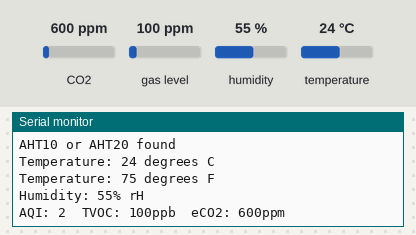
A sketch run on a simulated Arduino Uno, built for the host (arithmetic inside an expression is 32-bit, double 64-bit). On the bench: the last lines printed to the serial monitor. Inputs (shaded band) come from the test bench; at power-on: CO2 600 ppm, gas level 100 ppm, humidity 55 %, temperature 24 °C.

Above: at 2.3 s.
2.4 s: CO2 set to 452 ppm
At 4.2 s:
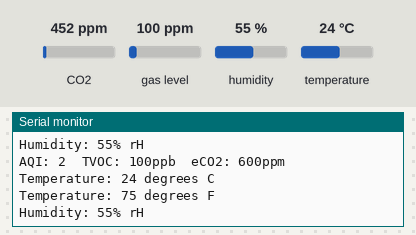
5.2 s: gas level set to 20 ppm
At 7.3 s:
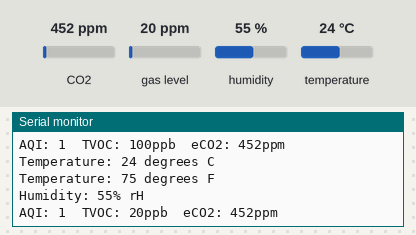
8.0 s: humidity set to 22 %
At 10.7 s:
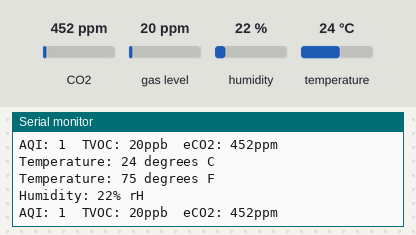
10.8 s: temperature set to 12 °C
At 13.6 s:
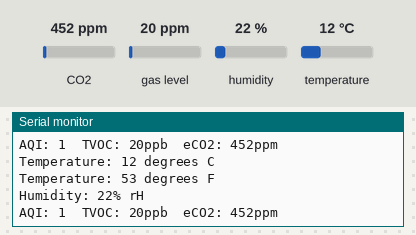

The sketch:

Sensore.ino
```cpp
#include <ScioSense_ENS160.h>

ScioSense_ENS160 ens160(ENS160_I2CADDR_1); //0x53..ENS160+AHT21


#include <Wire.h>

#include <Adafruit_AHTX0.h>
Adafruit_AHTX0 aht;

int tempC; //To store the temperature in C

int tempF; //temp in F

int humidity; //To store the humidity


void setup() {


Serial.begin(9600);


while (!Serial) {}


//Switch on LED for init


Serial.println("------------------------------------------------------------");

Serial.println("ENS160 - Digital air quality sensor");

Serial.println();

Serial.println("Sensor readout in standard mode");

Serial.println();

Serial.println("------------------------------------------------------------");

delay(1000);


Serial.print("ENS160...");

ens160.begin();

Serial.println(ens160.available() ? "done." : "failed!");

if (ens160.available()) {

// Print ENS160 versions

Serial.print("\tRev: "); Serial.print(ens160.getMajorRev());

Serial.print("."); Serial.print(ens160.getMinorRev());

Serial.print("."); Serial.println(ens160.getBuild());


Serial.print("\tStandard mode ");

Serial.println(ens160.setMode(ENS160_OPMODE_STD) ? "done." : "failed!");

}


// AHT20 start

Serial.println("Adafruit AHT10/AHT20 demo!");


if (! aht.begin()) {

Serial.println("Could not find AHT? Check wiring");

while (1) delay(10);

}

Serial.println("AHT10 or AHT20 found");

//AHT20 end


} //end void setup


/*--------------------------------------------------------------------------

MAIN LOOP FUNCTION

Cylce every 1000ms and perform measurement

--------------------------------------------------------------------------*/


void loop() {


///// AHT20 start

sensors_event_t humidity1, temp; //Tim had to change to humidity1

aht.getEvent(&humidity1, &temp);// populate temp and humidity objects with fresh data

tempC = (temp.temperature);

tempF = (temp.temperature)*1.8+32;

humidity = (humidity1.relative_humidity);

Serial.print("Temperature: ");

Serial.print(tempC);

Serial.println(" degrees C");

Serial.print("Temperature: ");

Serial.print(tempF);

Serial.println(" degrees F");

Serial.print("Humidity: ");

Serial.print(humidity);

Serial.println("% rH");


delay(1000);


///// AHT20 end


if (ens160.available()) {


// Give values to Air Quality Sensor.

ens160.set_envdata(tempC, humidity);


ens160.measure(true);

ens160.measureRaw(true);


Serial.print("AQI: ");Serial.print(ens160.getAQI());Serial.print("\t");

Serial.print("TVOC: ");Serial.print(ens160.getTVOC());Serial.print("ppb\t");

Serial.print("eCO2: ");Serial.print(ens160.geteCO2());Serial.println("ppm\t");

}

delay(1000);


} //end void loop
```

Measured:
- after the input at 5.2 s, the serial monitor: prints a new line after 1.2 s (image 2)
- after the input at 8.0 s, the serial monitor: prints a new line after 1.6 s (image 3)
- after the input at 10.8 s, the serial monitor: prints a new line after 0.91 s (image 4)
